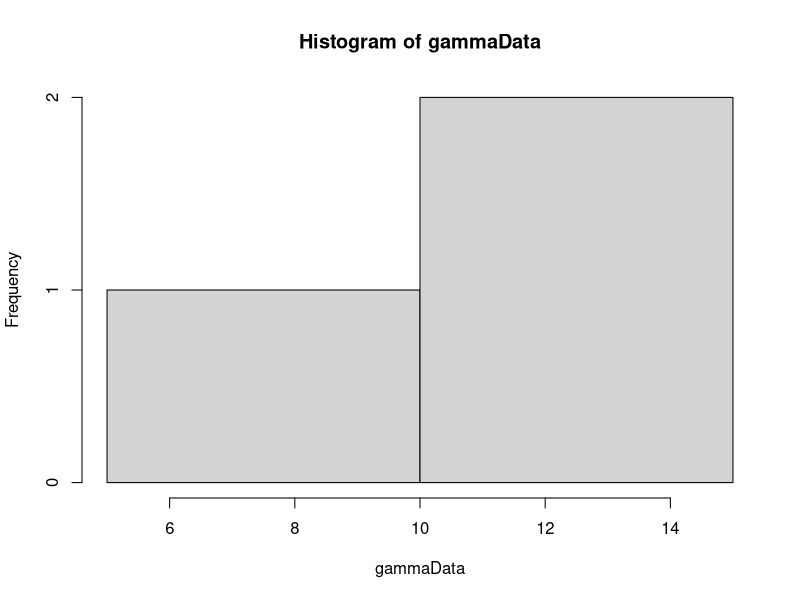

The R script that drew this image: (Note: this script raises an error after producing the figure.)
library(MCMCpack)
library(MASS)

calcWeight <- function(u, alpha) {
  # Calculates weight for given u and alpha.
  # 
  # Args:
  #   u: A vector.
  #   alpha: A scalar.
  #   
  # Returns:
  #   The weight value. A scalar.
  gammaInv = rep(0, length(u))
  diffGammaInv = rep(0, length(u))
  for(i in 1:length(u)) {
    gammaInv[i] = invGammaCumulative(u[i], alpha)
    diffGammaInv[i] = diffAlphaInvGammaCumulative(u[i], alpha)
  }
  pi = getPiValue()
  weight = pi/((1/length(gammaInv))*(sum(diffGammaInv/gammaInv)) - sum(diffGammaInv)/sum(gammaInv))
  return(weight)
}

getPiValue <- function() {
  # get value of pi function to be used in calculation of weights.
  # 
  # Returns:
  #   A scalar value.
  if (piValue == "constant") {
    return(1)
  } else if (piValue == "jeffrey") {
    # Return jeffrey prior
    return(sqrt((1/(estAlpha[sampleIndex]^2)) + (1/(2-(exp(estAlpha[sampleIndex]) + exp(-estAlpha[sampleIndex]))))))
  } else if (piValue == "betaOption") {
    return(estBeta)
  } else if (piValue == "alphaOption") {
    return(estAlpha[sampleIndex])
  }
}

calcPhi <- function(u, alpha) {
  xValue = rep(0, length(u))
  for(i in 1:length(u)) {
    xValue[i] = invGammaCumulative(u[i], alpha)
  }
  return(calcPhiGivenX(xValue))
}

calcPhiGivenX <- function(x) {
  # Calc phi value for a vector x.
  # 
  # Args:
  #   x: A vector of data.
  #   
  # Returns:
  #  A scalar.
  
  if(phiOption == "probValueOption") {
    phiPoint = rep(0, length(x))
    for(i in 1:length(x)) {
      phiPoint[i] = getPhiValue(x[i])
    }
    return(sum(phiPoint)/length(phiPoint))  
  } else if(phiOption == "x1x2divX3Option") {
    return(getPhiValue(x[1]*x[2]/x[3]))
  } else if(phiOption == "x1divx2powx3Option") {
    return(getPhiValue((x[1]/x[2])^x[3]))
  } else if(phiOption == "sinusfunction") {
    return(sin(x[1]) + sin(x[2]) + sin(x[3]))
  }
  return(-1)
}


getPhiValue <- function(xValue) {
  # Calculates phi for an element of an x vector.
  # 
  # Args:
  #   xValue: A scalar value.
  #   
  # Returns:
  #   
  return(xValue > probValue)
}

optimInvGammaCumulative <- function(u, alpha) {
  result = optim(c(10.1), invGammaAbsFunction, u=u, alpha=alpha, lower=0, upper=100,  method="Brent")
  return(result)
}

invGammaAbsFunction <- function(x, u, alpha) {
  return(abs(pgamma(x, shape=alpha, scale=1) - u))
}

invGammaCumulative <- function(u, alpha) {
  # Finds the inverse of the cumulative gamma.
  # 
  # Args:
  #   u: Scalar value.
  #   alpha: Scalar value.
  #   
  # Returns:
  #   A scalar. The inverse value given u and alpha.
  x = 0
  stepSize = 0.1
  tolerance = 0.00001
  direction = 1
  integralValue = 0
  
  while(abs(integralValue - u) > tolerance){
    x = x + direction*stepSize
    if(x<0) {
      x = 0
      direction = 1
    }
    
    if(method == "integrate") {
      integralv = integrate(gammaDensity, 0, x)
      integralValue = integral$valuev
    } else if(method == "pgamma") {
      integralv = pgamma(x, shape=alpha, scale=1)
      integralValue = integralv
    }
    
    
    # Going left and pass the point
    if ((u > integralValue) && (direction == -1)) {
      stepSize = stepSize/2
      direction = 1
    }
    
    # Going right and pass the point
    if ((u < integralValue) && (direction == 1)) {
      stepSize = stepSize/2
      direction = -1
    }
  }
  return(x)
}

diffAlphaInvGammaCumulative <- function(u, alpha) {
  # Derivative of gamma distribution with respect to alpha.
  # 
  # Args:
  #   u: Scalar between 0 and 1.
  #   alpha: Scalar larger than 0.
  #   
  # Returns:
  #   Scalar value. Derivative at point alpha.
  firstPoint = invGammaCumulative(u,alpha)
  secondPoint = invGammaCumulative(u, alpha + alphaHStep)
  return((secondPoint - firstPoint)/alphaHStep)
}

calcDerivateFunction <- function(u, alphaValue) {
  # Analytically find the derivative of cumulative inverse.
  # 
  # Args:
  #   u: Scalar value between 0 and 1.
  #   alphaValue: Scalar value.
  #   
  # Returns:
  #   A scalar value.
  largeFInv = invGammaCumulative(u, alphaValue)
  integralPart = integrate(integralFunction, 0, largeFInv)
  return((digamma(alphaValue)*u - integralPart$value)*gamma(alphaValue)/((largeFInv^(alphaValue - 1))*exp(-largeFInv)))
}

integralFunction <- function(y) {
  # Function to be integrated.
  return(log(y)*(y^(alphaValue - 1))*exp(-y)/gamma(alphaValue))
}

optimfindAlpha <- function(u, s2) {
  if((calcValueTau2(u, alphaUpperBound) < s2) || (calcValueTau2(u, alphaLowerBound) > s2)) {
    return(-1)
  }
  solution = optim(c(0.1), optimFunction, u=u, lower=alphaLowerBound, upper=alphaUpperBound, method="Brent")
  return(solution$par)
}

optimFunction <- function(alpha, u) {
  return(abs(s2-calcValueTau2(u, alpha)))
}

findBeta <- function(s1, u, alphaValue) {
  # Calculates beta
  # 
  # Args:
  #   s1: Scalar value.
  #   u: Vector of values between 0 and 1.
  #   alphaValue: Scalar value.
  #   
  # Returns:
  #   A scalar value.
  largeFInv = rep(0, length(u))
  for(i in 1:length(u)) {
    largeFInv[i] = invGammaCumulative(u[i], alphaValue)
  }
  return(s1*length(u)/(sum(largeFInv)))
}

calcValueTau2 <- function(u, alphaValue) {
  largeFInv = rep(0, length(u))
  for(i in 1:length(u)) {
    largeFInv[i] = invGammaCumulative(u[i], alphaValue)
  }
  return(length(u)*((prod(largeFInv))^(1/length(u)))/sum(largeFInv))
}

calcValueTau2Method2 <- function(x) {
  return(length(x)*((prod(x))^(1/length(x)))/sum(x))
}

gibbsSampling <- function(xInit) {
  NUM_ITERATIONS = 5000
  xCurrent = xInit
  for(i in 1:NUM_ITERATIONS) {
    randomXpos = sample(length(xCurrent), size=3)
    sumX = xCurrent[randomXpos[1]] + xCurrent[randomXpos[2]] + xCurrent[randomXpos[3]]
    prodX = xCurrent[randomXpos[1]]*xCurrent[randomXpos[2]]*xCurrent[randomXpos[3]]
    x1 = runif(1)*sumX
    if(isValidX1Proposal(x1, sumX, prodX)) {
      roots = findRoots(x1, sumX, prodX)
      x2 = roots[1]
      x3 = roots[2]
      if(is.nan(x2) || is.nan(x3)){
        print((x1^3 - 2*sumX*x1^2 + (sumX^2)*x1 - 4*prodX))
      }
      xProposal = xCurrent
      xProposal[randomXpos[1]] = x1
      xProposal[randomXpos[2]] = x2
      xProposal[randomXpos[3]] = x3
      alphaMetHastings = findAlphaMetHastings(c(xCurrent[randomXpos[1]], xCurrent[randomXpos[2]], xCurrent[randomXpos[3]]), c(xProposal[randomXpos[1]], xProposal[randomXpos[2]], xProposal[randomXpos[3]]))
      acceptProb = runif(1)
      if(acceptProb <= alphaMetHastings) {
        xCurrent = xProposal
      }
    }
  }
  return(xCurrent)
}

isValidX1Proposal <- function(x1, sumX, prodX) {
  return((x1^3 - 2*sumX*x1^2 + (sumX^2)*x1 - 4*prodX) > 0)
}

findRoots <- function (x1, sumX, prodX) {
  root1 = ((sumX - x1) + sqrt( (sumX - x1)^2 - 4*prodX/x1 ))/2
  root2 = ((sumX - x1) - sqrt( (sumX - x1)^2 - 4*prodX/x1 ))/2
  return(c(root1, root2))
}

findAlphaMetHastings <- function(xCurrent, xProposal) {
  piProp = 1/(xProposal[1]*sqrt((sum(xProposal)  - xProposal[1])^2 - 4*prod(xProposal)/xProposal[1] ))
  piCurrent = 1/(xCurrent[1]*sqrt((sum(xCurrent)  - xCurrent[1])^2 - 4*prod(xCurrent)/xCurrent[1] ))
  return(min(1, piProp/piCurrent))
}


GammaGibbsSampling <- function(xInit) {
  # A Gibbs sampling for a Gamma distribution
  # 
  # Args:
  #   xInit: Initial sample. A vector.
  #   
  # Return:
  #   A sample from a Gamma distribution. A vector.
  NUM_ITERATIONS = 5000
  xCurrent = xInit
  for(i in 1:NUM_ITERATIONS) {
    randomXpos = sample(length(xCurrent), size=3)
    sumX = xCurrent[randomXpos[1]] + xCurrent[randomXpos[2]] + xCurrent[randomXpos[3]]
    prodX = xCurrent[randomXpos[1]]*xCurrent[randomXpos[2]]*xCurrent[randomXpos[3]]
    x1 = runif(1)*sumX
    if(isValidX1Proposal(x1, sumX, prodX)) {
      roots = findRoots(x1, sumX, prodX)
      x2 = roots[1]
      x3 = roots[2]
      if(is.nan(x2) || is.nan(x3)){
        print((x1^3 - 2*sumX*x1^2 + (sumX^2)*x1 - 4*prodX))
      }
      xProposal = xCurrent
      xProposal[randomXpos[1]] = x1
      xProposal[randomXpos[2]] = x2
      xProposal[randomXpos[3]] = x3
      alphaMetHastings = 0
      alphaMetHastings = findGammaAlphaMetHastings(c(xCurrent[randomXpos[1]], xCurrent[randomXpos[2]], xCurrent[randomXpos[3]]), c(xProposal[randomXpos[1]], xProposal[randomXpos[2]], xProposal[randomXpos[3]]))
      acceptProb = runif(1)
      if(!isValidX1Proposal(xCurrent[randomXpos[1]], sumX, prodX)) {
        alphaMetHastings = 0
      }
      if(acceptProb <= alphaMetHastings) {
        xCurrent = xProposal
      }
    }
  }
  return(xCurrent)
  
}

findGammaAlphaMetHastings <- function(xCurrent, xProposal) {
  piProp = 1/(xProposal[1]*sqrt((sum(xProposal)  - xProposal[1])^2 - 4*prod(xProposal)/xProposal[1] ))
  piCurrent = 1/(xCurrent[1]*sqrt((sum(xCurrent)  - xCurrent[1])^2 - 4*prod(xCurrent)/xCurrent[1] ))
  if(is.nan(piCurrent)) {
    print(xCurrent)
  }
  return(min(1, piProp/piCurrent))
}


cramerVonMisesValueTest <- function(x, alpha, beta) {
  # Calculates the value for a Cramer-von Mises test.
  # 
  # Args:
  #   x: A vector sample.
  #   
  # Returns:
  #   A scalar value.
  x = sort(x)
  cramerSum = 0
  for(i in 1:length(x)) {
    cramerSum = cramerSum + (((2*i - 1)/(2*length(x))) - pgamma(x[i], shape=alpha, rate=beta))^2
  }
  
  cramer = (1/(12*length(x)))*cramerSum
            
  return(cramer)
}

findGammaMLE <- function(x){
  solution = optim(c(1,1), negativeLogLikelihoodGamma, x=x)
  return(solution$par)
}

negativeLogLikelihoodGamma <- function(par, x) {
  # Calculates the negative log-likelihood for a gamma distribution.
  # 
  # Args:
  #   par: A vector of size 2. First element is alpha and second element is beta.
  #   x: Data to calculate log-likelihood from. A vector.
  #   
  # Returns:
  #  The log-likelihood value. A scalar
  alpha = par[1]
  beta = par[2]
  logLikelihood = -((alpha - 1)*sum(log(x)) - (1/beta)*sum(x) - length(x)*log(gamma(alpha)) - alpha*length(x)*log(beta))
  return(logLikelihood)
}

calcAveragPhiValueForData <- function(mydata) {
  sumData = sum(mydata)
  prodData = prod(mydata)
  tolerance = 0.03
  minValue = min(mydata) - 2*tolerance
  maxValue = max(mydata) + 2*tolerance
  sampleNumber = 1
  NUM_ITERATIONS = 10000
  sumPhi = 0
  while(sampleNumber <= NUM_ITERATIONS) {
    x = runif(3, max = sumData)
    if((abs(sum(x) - sumData) < tolerance) && (abs(prod(x) - prodData) < tolerance)) {
      sumPhi = sumPhi + calcPhiGivenX(x)
      sampleNumber = sampleNumber + 1  
      print(sampleNumber)
    }
  }
  return(sumPhi/(sampleNumber-1))
}

algorithm2Sampling <- function(NUM_ALG2_SAMPLES) {
  cramerNum = 0
  cramerStat = rep(0, NUM_ALG2_SAMPLES)
  vCurr = runif(NUM_POINTS)
  alphaCurr = optimfindAlpha(vCurr, s2)
  while(alphaCurr==-1) {
    vCurr = runif(NUM_POINTS)
    alphaCurr = optimfindAlpha(vCurr, s2)
  }
  piCurr = calcWeight(vCurr, alphaCurr)
  phiSum = 0
  
  for(i in 1:NUM_ALG2_SAMPLES) {
    print(i)
    vProp = runif(NUM_POINTS)
    alphaProp = optimfindAlpha(vProp, s2)
    piProp = 0
    if(alphaProp != -1) {
      piProp = calcWeight(vProp, alphaProp)
    }
    alphaMetHastings = min(1, piProp/piCurr)
    uProb = runif(1)
    if(uProb <= alphaMetHastings) {
      vCurr = vProp
      alphaCurr = alphaProp
      piCurr = piProp
    }
    betaCurr = findBeta(s1, vCurr, alphaCurr)
    xSample = rep(0, length(vCurr))
    for(j in 1:length(vCurr)) {
      xSample[j] = betaCurr*invGammaCumulative(vCurr[j], alphaCurr)
    }
    phiSum = phiSum + calcPhiGivenX(xSample)
    cramerStat[i] = cramerVonMisesValueTest(xSample, mleAlpha, mleBeta)
    if(cramerStat[i] >= cramerObs) {
      cramerNum = cramerNum + 1
    }
  }
  
  hist(cramerStat,breaks=200, main="", xlab="Cramer values", cex.lab=1.5)
  abline(v = cramerObs, col="red")
  alg2sampCramer <<- cramerStat
  
  print((cramerNum/NUM_ALG2_SAMPLES))
  alg2pvalue <<- (cramerNum/NUM_ALG2_SAMPLES)
  #return(phiSum/NUM_ALG2_SAMPLES)
  return(cramerStat)
}

algorithm1Sampling <- function(NUM_ALG1_SAMPLES) {
  phiSum = 0
  cramerNum = 0
  cramerStat = rep(0, NUM_ALG1_SAMPLES)
  for(i in 1:NUM_ALG1_SAMPLES) {
    print(i)
    u = runif(NUM_POINTS)
    alphavalue = optimfindAlpha(u, s2)
    while(alphavalue == -1) {
      u = runif(NUM_POINTS)
      alphavalue = optimfindAlpha(u, s2)
    }
    betavalue = findBeta(s1, u, alphavalue)
    xSample = rep(0, length(u))
    for(j in 1:length(u)) {
      xSample[j] = betavalue*invGammaCumulative(u[j], alphavalue)
    }
    phiSum = phiSum + calcPhiGivenX(xSample)
    cramerStat[i] = cramerVonMisesValueTest(xSample, mleAlpha, mleBeta)
    #print(cramerStat[i])
    if(cramerStat[i] >= cramerObs) {
      cramerNum = cramerNum + 1
    }
  }
  print("here")
  print((cramerNum/NUM_ALG1_SAMPLES))
  hist(cramerStat,breaks=200, main="", xlab="Cramer values", cex.lab=1.5)
  abline(v = cramerObs, col="red")
  alg1sampCramer <<- cramerStat
  alg1pvalue <<- (cramerNum/NUM_ALG1_SAMPLES)
  #return(phiSum/NUM_ALG1_SAMPLES)
  return(cramerStat)
}

naiveSampling2 <- function(myData, tolerance, mleAlpha, mleBeta) {
  NUM_NAIVE_SAMPLES = NUM_SAMPLES
  sumData = sum(myData)
  prodData = prod(myData)
  sampleNumber = 0
  sumPhi = 0
  iterations = 0
  cramerNum = 0
  cramerStat = rep(0, NUM_NAIVE_SAMPLES)
  while(sampleNumber<NUM_NAIVE_SAMPLES) {
    x = rgamma(3, shape = mleAlpha, rate = mleBeta)
    iterations = iterations + 1
    if((abs(sum(x) - sumData) < tolerance) && (abs(prod(x) - prodData) < tolerance)) {
      sumPhi = sumPhi + calcPhiGivenX(x)
      sampleNumber = sampleNumber + 1  
      cramerStat[sampleNumber] = cramerVonMisesValueTest(x, mleAlpha, mleBeta)
      if(cramerStat[sampleNumber] >= cramerObs) {
        cramerNum = cramerNum + 1
      }
      print(sampleNumber)
    }
  }
  
  hist(cramerStat,breaks=200, main="", xlab="Cramer values", cex.lab=1.5)
  abline(v = cramerObs, col="red")
  
  acceptRate = sampleNumber/iterations
  averagePhi = sumPhi/sampleNumber
  print((cramerNum/NUM_NAIVE_SAMPLES))
  naivePvalue <<- (cramerNum/NUM_NAIVE_SAMPLES)
  naiveCramers <<- cramerStat
  return(c(acceptRate, averagePhi))
}

alpha = 1
beta = 1
hStep = 0.01
alphaHStep = 0.01
method = "pgamma"
NUM_SAMPLES = 100000
NUM_POINTS = 3
alphaUpperBound = 200
alphaLowerBound = 0.05
# Pi is used in calculation of weights
# Options are:
#   "constant"
#   "betaOption"
#   "jeffrey"
#   "alphaOption"
piValue = "constant"

phi = rep(0, NUM_SAMPLES)
# Phi options:
# x larger than a: "probValueOption"
# x1 times x2 div x3: "x1x2divX3Option"
# x1 div x2 pow x3: "x1divx2powx3Option"
phiOption = "x1x2divX3Option"
# Phi is the prob that X>probValue
probValue = 0.42

# Data generation options:
# pgamma generated: "pgamma"
# Bo data: "bo"
# Custom data: "custom"
# Custom data2: "custom2"
dataGenOption = "custom3"



# Generate data
gammaData = 0
if(dataGenOption == "pgamma") {
  gammaData = rgamma(NUM_POINTS, shape=alpha, scale = beta)  
} else if(dataGenOption == "bo") {
  NUM_POINTS = 6
  alphaUpperBound = 1.2
  alphaLowerBound = 0.8
  gammaData = c(4.399, 1.307, 0.085, 0.7910, 0.2345, 0.1915)
} else if(dataGenOption == "custom") {
  gammaData = c(0.5772030, 0.4340237, 0.4212959)
} else if(dataGenOption == "custom2") {
  gammaData = c(1.621813, 1.059797, 1.554334)
} else if(dataGenOption == "custom3") {
  gammaData = c(5, 15, 13)
} else if(dataGenOption == "ball1") {
  gammaData = c(17.88, 28.92, 33.00)
} else if(dataGenOption == "ball2") {
  gammaData = c(41.52, 42.12, 45.60)
} else if(dataGenOption == "ball3") {
  gammaData = c(48.40, 51.84, 51.96)
} else if(dataGenOption == "ball4") {
  gammaData = c(54.12, 55.56, 67.80)
} else if(dataGenOption == "ball5") {
  gammaData = c(68.64, 68.64, 68.88)
} else if(dataGenOption == "ball6") {
  gammaData = c(84.12, 93.12, 98.64)
} else if(dataGenOption == "ball7") {
  gammaData = c(105.12, 105.84, 127.92)
} else if(dataGenOption == "custom4") {
  gammaData = c(0.40, 0.42, 0.43)
} else if(dataGenOption == "custom5") {
  gammaData = c(0.72, 0.72, 0.85)
}

#17.88 28.92 33.00 41.52 42.12 45.60 48.40 51.84
#51.96 54.12 55.56 67.80 68.64 68.64 68.88 84.12
#93.12 98.64 105.12 105.84 127.92 128.04 173.40

hist(gammaData)
# Calculation of statistics
s1 = sum(gammaData)/NUM_POINTS
s2 = NUM_POINTS*((prod(gammaData))^(1/NUM_POINTS))/sum(gammaData)
# Log-likelihood
mleEstimators = fitdistr(gammaData, "gamma")
mleAlpha = mleEstimators$estimate[1]
mleBeta = mleEstimators$estimate[2]
# w statistic obs. Not to be used yet.
wObs = calcPhiGivenX(gammaData)
cramerObs = cramerVonMisesValueTest(gammaData, mleAlpha, mleBeta)


# Calc Phi value for data
#phiValue = calcAveragPhiValueForData(gammaData)
# tolerance = 0.0005
# naiveCramers = rep(0,100000)
# naivePvalue = 0
# naiveSampler = naiveSampling2(gammaData, tolerance, mleAlpha, mleBeta)
# 
# hist(naiveCramers,breaks=200, main="", xlab="Cramer values", cex.lab=1.5)
# abline(v = cramerObs, col="red")

## Tolerance accuracy plot
#toleranceRange = seq(0.02, 2, 0.01)
#resultAcceptance = rep(0, length(toleranceRange))
#resultValue = rep(0, length(toleranceRange))
#i = 0
#for(tol in toleranceRange) {
#  i = i+1
#  result = naiveSampling2(gammaData, tol)
#  resultAcceptance[i] = result[1]
#  resultValue[i] = result[2]
#}
#plot(toleranceRange, resultValue)
#plot(toleranceRange, resultAcceptance)

# Generation of samples. Not to be used

# weightsW = rep(0, NUM_SAMPLES)
# sampleIndex = 1
# iterationNumber = 0
# estAlpha = rep(0, NUM_SAMPLES)
# estBeta = 0
# while(sampleIndex <= NUM_SAMPLES) {
#   u = runif(NUM_POINTS)
#   estAlpha[sampleIndex] = optimfindAlpha(u, s2)
#   if(estAlpha[sampleIndex] != -1) {
#     estBeta = findBeta(s1, u, estAlpha[sampleIndex])
#     if(estBeta > alphaLowerBound && estBeta < alphaUpperBound) {
#         
#       weightsW[sampleIndex] = abs(calcWeight(u, estAlpha[sampleIndex]))
#       phi[sampleIndex] = calcPhi(u, estAlpha[sampleIndex])
#       
#       sampleIndex = sampleIndex + 1
#       print(sampleIndex)
#     }
#     
#   }
#   #print(iterationNumber)
#   iterationNumber = iterationNumber + 1
# }
# alphaAcceptance = (sampleIndex-1)/iterationNumber
# hist(weightsW, breaks = 400)
# expectedPhi = sum(phi*weightsW)/sum(weightsW)
# plot(estAlpha, weightsW)
# unweightedExpectedPhi = sum(phi)/NUM_SAMPLES
# 
# Gibbs sampling
# NUM_GIBBS_SAMPLES = NUM_SAMPLES
# xSample = gammaData
# phiGibbs = rep(0, NUM_GIBBS_SAMPLES)
# gibbsObslargerWObs = 0
# cramerNum = 0
# cramerStatGibbs = rep(0, NUM_GIBBS_SAMPLES)
# for(i in 1:NUM_GIBBS_SAMPLES) {
#   xSample = gibbsSampling(xSample)
#   phiGibbs[i] = calcPhiGivenX(xSample)
#   if(phiGibbs[i] >= wObs) {
#     gibbsObslargerWObs = gibbsObslargerWObs + 1
#   }
#   cramerStatGibbs[i] = cramerVonMisesValueTest(xSample, mleAlpha, mleBeta)
#   #print(cramerStat)
#   if(cramerStatGibbs[i] >= cramerObs) {
#     cramerNum = cramerNum + 1
#   }
#   print(i)
# }
# gibbsS1 = sum(xSample)/NUM_POINTS
# gibbsS2 = NUM_POINTS*((prod(xSample))^(1/NUM_POINTS))/sum(xSample)
# gibbsPvalue = gibbsObslargerWObs/NUM_GIBBS_SAMPLES
# averagePhiGibbs = sum(phiGibbs)/NUM_GIBBS_SAMPLES
# ## P-values
# cramerPValue = cramerNum/NUM_GIBBS_SAMPLES
# 
# hist(cramerStatGibbs,breaks=200, main="", xlab="Cramer values", cex.lab=1.5)
# abline(v = cramerObs, col="red")

# alg2sampCramer = rep(1, 100000)
# alg1sampCramer = rep(1, 100000)
# alg2pvalue = 0
# alg1pvalue = 0
# 
# # system.time({alg1Results2 = algorithm1Sampling(NUM_SAMPLES)})
# system.time({alg2Results2 = algorithm2Sampling(NUM_SAMPLES)})
# 
# # hist(alg1sampCramer,breaks=200, main="", xlab="Cramer values", cex.lab=1.5)
# # abline(v = cramerObs, col="red")
# # 
# hist(alg2sampCramer,breaks=200, main="", xlab="Cramer values", cex.lab=1.5)
# abline(v = cramerObs, col="red")

library("parallel")
library("foreach")
library("doParallel")

# cl = makeCluster(detectCores() - 1)
# registerDoParallel(cl, cores = detectCores() - 1)
# workers = 10
# stime = system.time({
# res = foreach(i=1:workers,
#        .combine = rbind) %dopar% {
#          try({
#            result1 = algorithm1Sampling(100000/workers)
#          })
#        }
# })
# stopCluster(cl)
# 
# alg1sampCramer = (sum(res))/workers
#
cl = makeCluster(detectCores() - 1)
registerDoParallel(cl, cores = detectCores() - 1)
workers = 10
stime = system.time({
 res = foreach(i=1:workers,
               .combine = rbind) %dopar% {
                 try({
                   result1 = algorithm2Sampling(100000/workers)
                 })
               }
})
stopCluster(cl)
alg2sampCramer = as.vector(res)
#
#alg2Results3 = (sum(res[,1]))/workers
#
#
#
## Save image
save.image(file="scen33.RData")

#print("Done")
#
## Plot of phi functions
#sumData = 4.23
#prodData = 2.67
#x1Seq = seq(1.01, 2, 0.001)
#phi2 = rep(0,length(x1Seq))
#phi3 = rep(0,length(x1Seq))
#for(i in 1:length(x1Seq)) {
#  if(isValidX1Proposal(x1Seq[i], sumData, prodData)) {
#    roots = findRoots(x1Seq[i], sumData, prodData)
#    phi2[i] = phi2Function(x1Seq[i], roots[1], roots[2])
#    phi3[i] = phi3Function(x1Seq[i], roots[1], roots[2])
#  }
#  
#}
#
#phi2Function <- function(x1, x2, x3) {
#  return((x1*x2/x3))
#}
#
#phi3Function <- function(x1, x2, x3) {
#  return((x1/x2)^x3)
#}
#
#plot(x1Seq, phi2)
#plot(x1Seq, phi3)
#
## Plot of F inverse
#u = 0.5
#alphaRange = seq(0.01, 4, 0.001) 
#fInv = rep(0, length(alphaRange))
#for(i in 1:length(fInv)) {
#  fInv[i] = invGammaCumulative(u, alphaRange[i])
#}
#plot(alphaRange, fInv, type="l")
#
#diffF = rep(0, length(fInv))
#for(i in 1:length(diffF)) {
#  diffF[i] = diffAlphaInvGammaCumulative(u, alphaRange[i])
#}
#
#plot(alphaRange, diffF, type="l")
#
#
#globalvarTest = matrix(0, 10, 10)
#
# testFunction <- function(i) {
#  return(rep(i,10))
# }
# 
# cl = makeCluster(detectCores() - 1)
# registerDoParallel(cl, cores = detectCores() - 1)
# workers = 10
# stime = system.time({
#  res = foreach(i=1:workers,
#                .combine = rbind) %dopar% {
#                  try({
#                    resultstest = testFunction(i)
#                  })
#                }
# })
# stopCluster(cl)
# resultstest = as.vector(resultstest)
